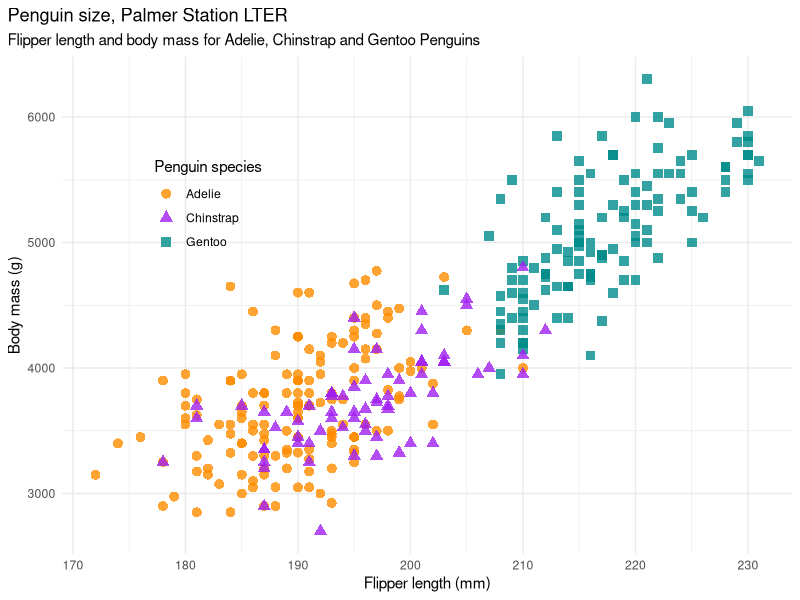
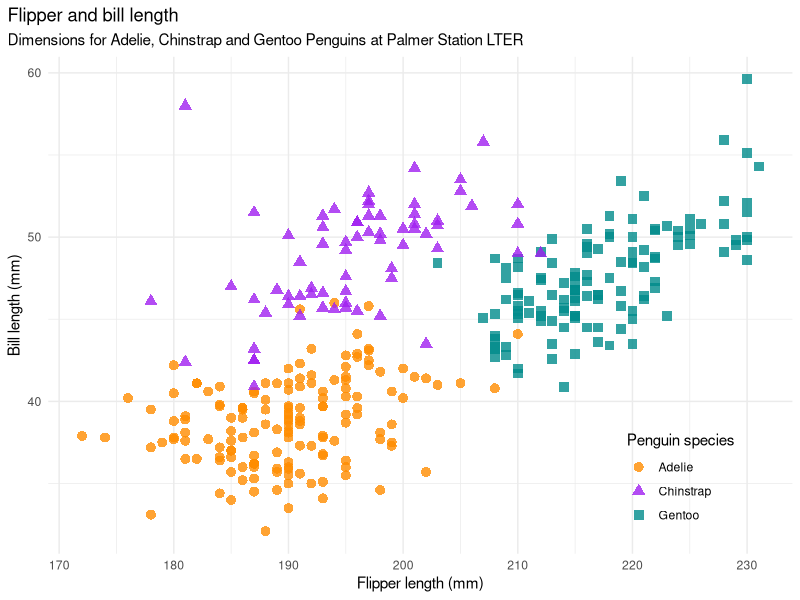
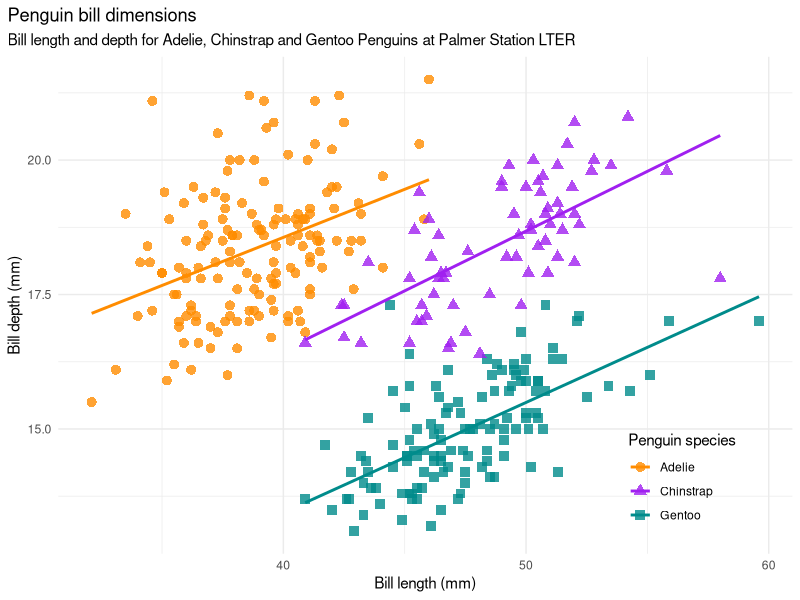
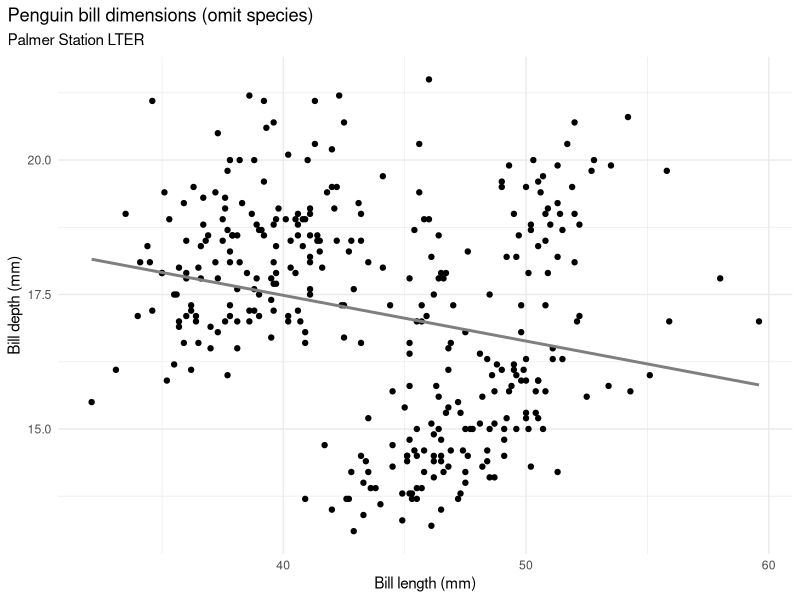
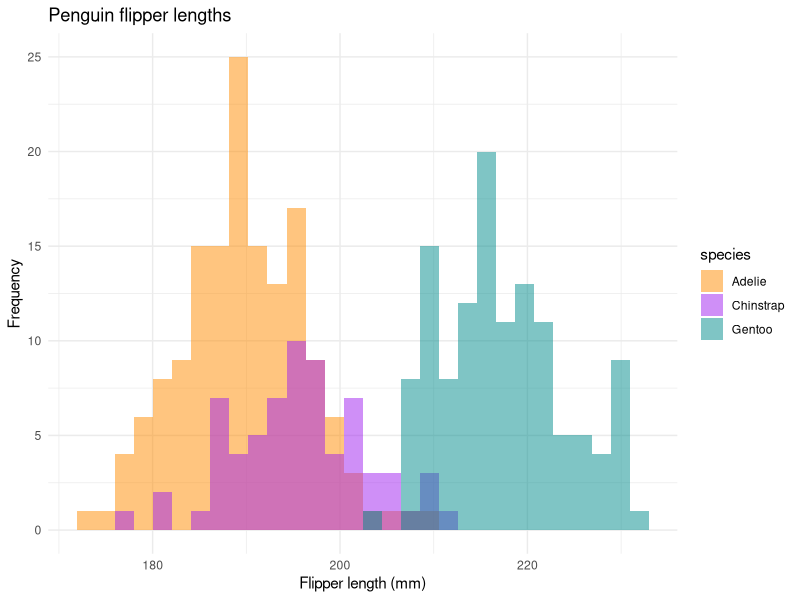
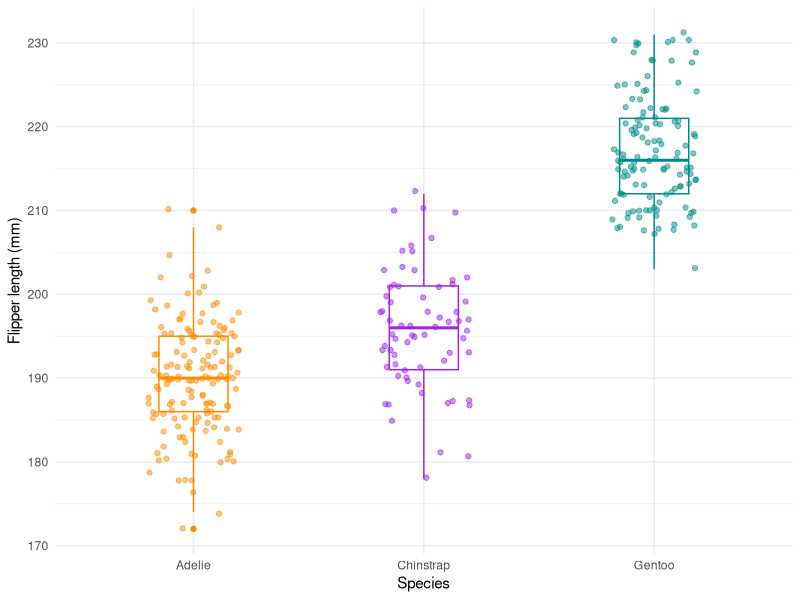
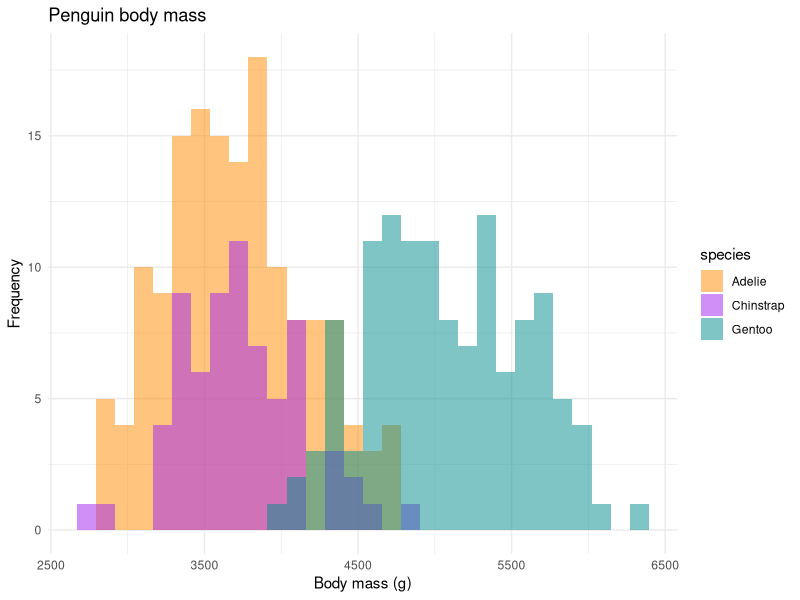
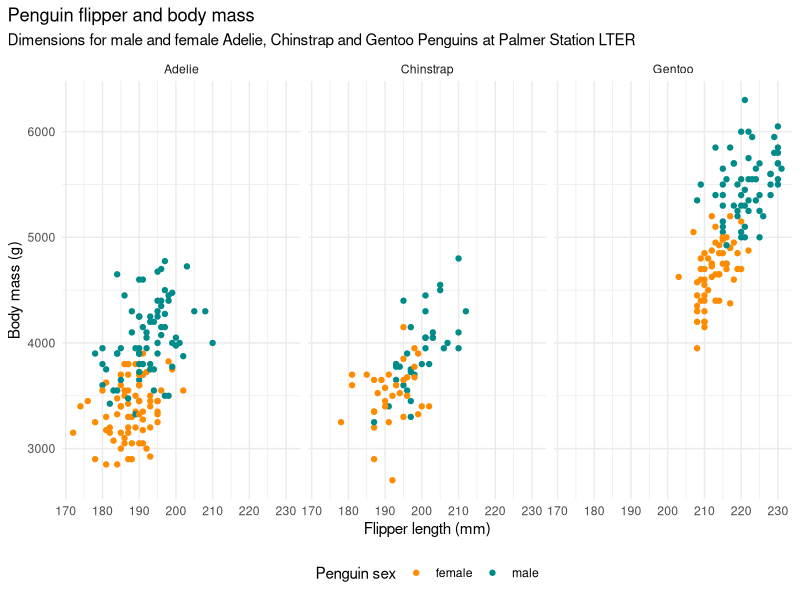

The R script that drew these images, in order:
## ---- chunk 1
knitr::opts_chunk$set(
  collapse = TRUE,
  comment = "#>",
  fig.retina = 2,
  fig.align = 'center'
)
## ---- chunk 2
library(palmerpenguins)
library(ggplot2)
ggplot2::theme_set(ggplot2::theme_minimal())
## ---- chunk 3
mass_flipper <- ggplot(data = penguins, 
                       aes(x = flipper_length_mm,
                           y = body_mass_g)) +
  geom_point(aes(color = species, 
                 shape = species),
             size = 3,
             alpha = 0.8) +
  scale_color_manual(values = c("darkorange","purple","cyan4")) +
  labs(title = "Penguin size, Palmer Station LTER",
       subtitle = "Flipper length and body mass for Adelie, Chinstrap and Gentoo Penguins",
       x = "Flipper length (mm)",
       y = "Body mass (g)",
       color = "Penguin species",
       shape = "Penguin species") +
  theme(legend.position = c(0.2, 0.7),
        plot.title.position = "plot",
        plot.caption = element_text(hjust = 0, face= "italic"),
        plot.caption.position = "plot")
mass_flipper
## ---- chunk 4
flipper_bill <- ggplot(data = penguins,
                         aes(x = flipper_length_mm,
                             y = bill_length_mm)) +
  geom_point(aes(color = species, 
                 shape = species),
             size = 3,
             alpha = 0.8) +
  scale_color_manual(values = c("darkorange","purple","cyan4")) +
  labs(title = "Flipper and bill length",
       subtitle = "Dimensions for Adelie, Chinstrap and Gentoo Penguins at Palmer Station LTER",
       x = "Flipper length (mm)",
       y = "Bill length (mm)",
       color = "Penguin species",
       shape = "Penguin species") +
  theme(legend.position = c(0.85, 0.15),
        plot.title.position = "plot",
        plot.caption = element_text(hjust = 0, face= "italic"),
        plot.caption.position = "plot")
flipper_bill
## ---- chunk 5
bill_len_dep <- ggplot(data = penguins,
                         aes(x = bill_length_mm,
                             y = bill_depth_mm,
                             group = species)) +
  geom_point(aes(color = species, 
                 shape = species),
             size = 3,
             alpha = 0.8) +
  geom_smooth(method = "lm", se = FALSE, aes(color = species)) +
  scale_color_manual(values = c("darkorange","purple","cyan4")) +
  labs(title = "Penguin bill dimensions",
       subtitle = "Bill length and depth for Adelie, Chinstrap and Gentoo Penguins at Palmer Station LTER",
       x = "Bill length (mm)",
       y = "Bill depth (mm)",
       color = "Penguin species",
       shape = "Penguin species") +
  theme(legend.position = c(0.85, 0.15),
        plot.title.position = "plot",
        plot.caption = element_text(hjust = 0, face= "italic"),
        plot.caption.position = "plot")
bill_len_dep
## ---- chunk 6
bill_no_species <- ggplot(data = penguins,
                         aes(x = bill_length_mm,
                             y = bill_depth_mm)) +
  geom_point() +
  scale_color_manual(values = c("darkorange","purple","cyan4")) +
  labs(title = "Penguin bill dimensions (omit species)",
       subtitle = "Palmer Station LTER",
       x = "Bill length (mm)",
       y = "Bill depth (mm)") +
  theme(plot.title.position = "plot",
        plot.caption = element_text(hjust = 0, face= "italic"),
        plot.caption.position = "plot") +
  geom_smooth(method = "lm", se = FALSE, color = "gray50")
bill_no_species
## ---- chunk 7
flipper_hist <- ggplot(data = penguins, aes(x = flipper_length_mm)) +
  geom_histogram(aes(fill = species), 
                 alpha = 0.5, 
                 position = "identity") +
  scale_fill_manual(values = c("darkorange","purple","cyan4")) +
  labs(x = "Flipper length (mm)",
       y = "Frequency",
       title = "Penguin flipper lengths")
flipper_hist
## ---- chunk 8
flipper_box <- ggplot(data = penguins, aes(x = species, y = flipper_length_mm)) +
  geom_boxplot(aes(color = species), width = 0.3, show.legend = FALSE) +
  geom_jitter(aes(color = species), alpha = 0.5, show.legend = FALSE, position = position_jitter(width = 0.2, seed = 0)) +
  scale_color_manual(values = c("darkorange","purple","cyan4")) +
  labs(x = "Species",
       y = "Flipper length (mm)")
flipper_box
## ---- chunk 9
mass_hist <- ggplot(data = penguins, aes(x = body_mass_g)) +
  geom_histogram(aes(fill = species), 
                 alpha = 0.5, 
                 position = "identity") +
  scale_fill_manual(values = c("darkorange","purple","cyan4")) +
  labs(x = "Body mass (g)",
       y = "Frequency",
       title = "Penguin body mass")
mass_hist
## ---- chunk 10
ggplot(penguins, aes(x = flipper_length_mm,
                            y = body_mass_g)) +
  geom_point(aes(color = sex)) +
  scale_color_manual(values = c("darkorange","cyan4"), na.translate = FALSE) +
  labs(title = "Penguin flipper and body mass",
       subtitle = "Dimensions for male and female Adelie, Chinstrap and Gentoo Penguins at Palmer Station LTER",
       x = "Flipper length (mm)",
       y = "Body mass (g)",
       color = "Penguin sex") +
  theme(legend.position = "bottom",
        plot.title.position = "plot",
        plot.caption = element_text(hjust = 0, face= "italic"),
        plot.caption.position = "plot") +
  facet_wrap(~species)
